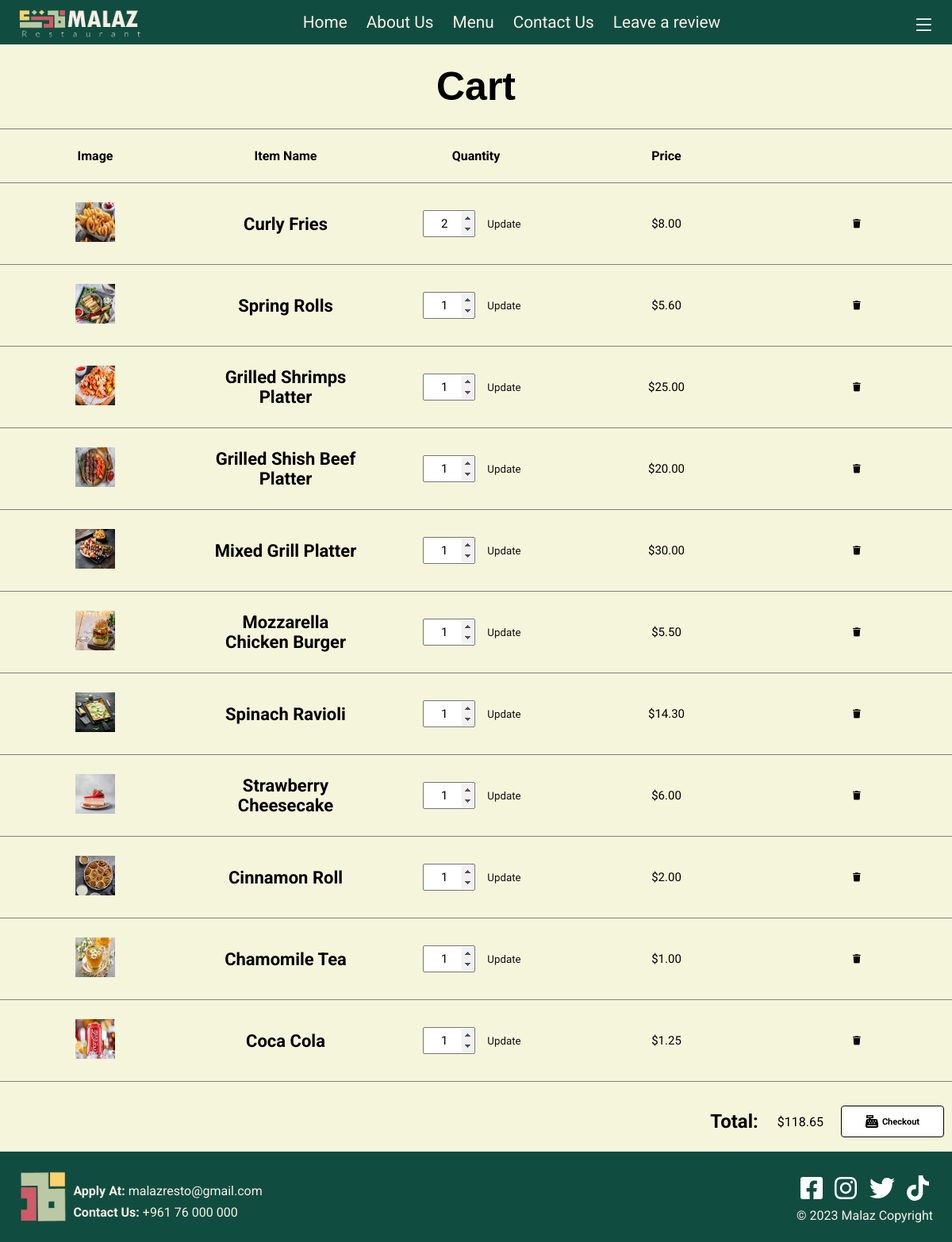
The app's page /Cart/cart.php (signed in), older data.
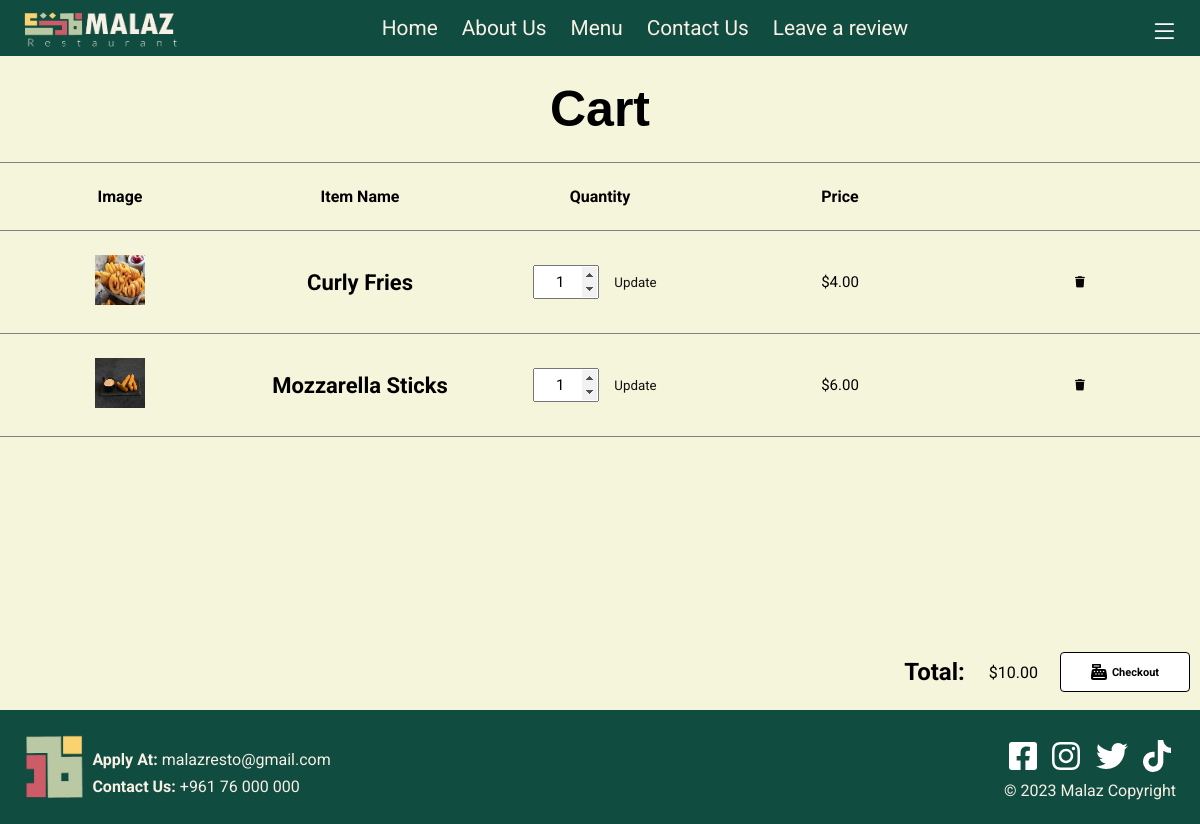
The same page, newer data.
### tables this page shows
CREATE TABLE `cart` (
  `ItemNum` int(11) NOT NULL,
  `AccountNum` int(11) NOT NULL,
  `Quantity` int(11) NOT NULL
);

CREATE TABLE `menuitem` (
  `ItemNum` int(11) NOT NULL,
  `Category` int(11) NOT NULL,
  `ItemName` varchar(30) NOT NULL,
  `Description` text NOT NULL,
  `Price` double NOT NULL,
  `Photo` varchar(520) NOT NULL,
  `IsActive` tinyint(1) NOT NULL
);

### Cart/add_to_cart.php (called while the page is built, shortened)
<?php
include('../config.php');
function calcTotal($account)
{
    global $conn;
    $stmt = $conn->prepare("SELECT menuitem.Price, cart.Quantity FROM cart INNER JOIN menuitem ON menuitem.ItemNum = cart.ItemNum WHERE cart.AccountNum = ?");
    $stmt->bind_param("i", $account);
    if (!$stmt->execute()) {
        error_log("Error calculating total: " . $conn->error);
        return "Error";
    }
    $result = $stmt->get_result();
    $total = 0;
    while ($row = $result->fetch_assoc()) {
        $total += doubleval($row['Price']) * intval($row['Quantity']);
    }
    return $total;
}

### Cart/cart.php (the view, shortened to what this page needs)
<!DOCTYPE html>
<html lang="en">
<head>
    <link rel="stylesheet" href="cart-style.css">
    <link rel="stylesheet" href="../style.css">
    <link rel="stylesheet" href="../sign-style.css">
    <link href="https://fonts.cdnfonts.com/css/tw-cen-mt-std" rel="stylesheet">
    <link rel="stylesheet" href="https://cdnjs.cloudflare.com/ajax/libs/font-awesome/4.7.0/css/font-awesome.css">
    <link rel="stylesheet" href="https://cdnjs.cloudflare.com/ajax/libs/font-awesome/6.0.0/css/all.min.css">
</head>
<body>
    <?php
    require("../navbar.php");
    NavBar();
    require("../sign-forms.php");
    $account = isset($_SESSION['id']) ? ($_SESSION['id']) : (3);
    ?>
    <h1>Cart</h1>
    <main class="cart-body transition-fade">
        <?php
        $query = "SELECT menuitem.ItemNum , menuitem.ItemName, menuitem.Photo, cart.Quantity, menuitem.Price,AccountNum
     From cart
     INNER JOIN menuitem ON cart.ItemNum = menuitem.ItemNum
     WHERE cart.AccountNum = $account";
        $result = mysqli_query($conn, $query);
        if ($result->num_rows > 0) {
            echo "<table id='cart-table'>";
            echo "<thead>";
            echo "<tr>";
            echo "<th>Image</th>";
            echo "<th>Item Name</th>";
            echo "<th>Quantity</th>";
            echo "<th>Price</th>";
            echo "</tr>";
            echo "</thead>";
            echo "<tbody>";
            while ($row = mysqli_fetch_assoc($result)) {
                echo "<tr data-itemnum='" . $row['ItemNum'] . "' data-accountnum='" . $account . "' data-price='" . $row['Price'] . "'>";
                echo "<td><img src='" . $row['Photo'] . "' alt='" . $row['ItemName'] . "' style='width: 50px; height: 50px;'></td>";
                echo "<td>" . $row['ItemName'] . "</td>";
                echo "<td>";
                echo "<form action='updatequantity.php' method='POST'>";
                echo "<input type='number' name='quantity' class='quantity-input' value='" . $row['Quantity'] . "' min='1'>";
                echo "<input type='submit' value='Update' class='update-btn'>";
                echo "</form>";
                echo "</td>";
                echo "<td class='price'>$" . number_format($row['Price'] * $row['Quantity'], 2, '.', "")  . "</td>";
                echo "<td>";
                echo "<a class='delete-link'><i class='fa-solid fa-trash fa-xs'></i></a>";
                echo "</td>";
                echo "</tr>";
            }
            echo "</tbody>";
            echo "</table>";
            echo "
            <div class='checkout'>
            <h2 class='total-title'>Total:</h2>
            <p class='total-price' id='total-price'>";
            require_once('add_to_cart.php');
            $total=calcTotal($account);
            echo "$" . strval(number_format($total, 2, '.', ""));
            echo "
            </p>
            <button class='checkout-btn'>
                <svg id='checkout-icon' title='Checkout' xmlns='http://www.w3.org/2000/svg' height='1em' viewBox='0 0 512 512' style='fill:black;'>
                    <path d='M64 0C46.3 0 32 14.3 32 32V96c0 17.7 14.3 32 32 32h80v32H87c-31.6 0-58.5 23.1-63.3 54.4L1.1 364.1C.4 368.8 0 373.6 0 378.4V448c0 35.3 28.7 64 64 64H448c35.3 0 64-28.7 64-64V378.4c0-4.8-.4-9.6-1.1-14.4L488.2 214.4C483.5 183.1 456.6 160 425 160H208V128h80c17.7 0 32-14.3 32-32V32c0-17.7-14.3-32-32-32H64zM96 48H256c8.8 0 16 7.2 16 16s-7.2 16-16 16H96c-8.8 0-16-7.2-16-16s7.2-16 16-16zM64 432c0-8.8 7.2-16 16-16H432c8.8 0 16 7.2 16 16s-7.2 16-16 16H80c-8.8 0-16-7.2-16-16zm48-168a24 24 0 1 1 0-48 24 24 0 1 1 0 48zm120-24a24 24 0 1 1 -48 0 24 24 0 1 1 48 0zM160 344a24 24 0 1 1 0-48 24 24 0 1 1 0 48zM328 240a24 24 0 1 1 -48 0 24 24 0 1 1 48 0zM256 344a24 24 0 1 1 0-48 24 24 0 1 1 0 48zM424 240a24 24 0 1 1 -48 0 24 24 0 1 1 48 0zM352 344a24 24 0 1 1 0-48 24 24 0 1 1 0 48z' />
                </svg>
                <h5>Checkout</h5>
        </div>
            ";
        } else {
            echo "<p class='empty_cart'>Your Cart is Empty :(</p>";
        }
        ?>
    </main>
    <?php
    require('../footer.php');
    Footer();
    ?>
</body>
</html>

### navbar.php (shortened to what this page needs)
<?php
function NavBar()
{
    echo "
    <nav class='nav-bar nav-1' id='nav-bar'>
        <a href='../Home/index.php' class='nav-options logo'><img src='../Malaz Design/Nav  Bar Logo - Not Bold.png' alt='Logo'
                class='logo-img'></a>
        <a href='../Home/index.php' class='nav-options'>Home</a>
        <a href='../About/about.php' class='nav-options'>About Us</a>
        <a href='../Menu/menu.php' class='nav-options'>Menu</a>
        <a href='../Contact/contact.php' class='nav-options'>Contact Us</a>
        <a href='../Review/review.php' class='nav-options'>Leave a review</a>
        <svg class='account-icon account-icons' id='account-icon' xmlns='http://www.w3.org/2000/svg' width='35px' height='35px' fill='currentColor' class='bi bi-list' viewBox='0 0 20 20'>
            <path fill-rule='evenodd' d='M2.5 12a.5.5 0 0 1 .5-.5h10a.5.5 0 0 1 0 1H3a.5.5 0 0 1-.5-.5m0-4a.5.5 0 0 1 .5-.5h10a.5.5 0 0 1 0 1H3a.5.5 0 0 1-.5-.5m0-4a.5.5 0 0 1 .5-.5h10a.5.5 0 0 1 0 1H3a.5.5 0 0 1-.5-.5'/>
        </svg>
        <div class='account' id='account'>
            <ul class='main-ul'>";
    echo "
            </ul>
        </div>
    </nav>
    <nav class='nav-2'>
        <a href='../Home/index.php' class='nav-options logo'><img src='../Malaz Design/Nav  Bar Logo - Not Bold.png' alt='Logo'
                class='logo-img'></a>
        <button class='drop-nav-bar'>
            <svg id='dropdown-menu' xmlns='http://www.w3.org/2000/svg' height='2em' viewBox='0 0 448 512'><style>svg{fill:#fafafa}</style><path d='M0 96C0 78.3 14.3 64 32 64H416c17.7 0 32 14.3 32 32s-14.3 32-32 32H32C14.3 128 0 113.7 0 96zM0 256c0-17.7 14.3-32 32-32H416c17.7 0 32 14.3 32 32s-14.3 32-32 32H32c-17.7 0-32-14.3-32-32zM448 416c0 17.7-14.3 32-32 32H32c-17.7 0-32-14.3-32-32s14.3-32 32-32H416c17.7 0 32 14.3 32 32z'/></svg>
        </button>
        <div class='nav-items'>
            <ul>
                <li class='nav-2-li'><a href='../Home/index.php' class='nav-options-nav2'>Home</a></li>
                <li class='nav-2-li'><a href='../About/about.php' class='nav-options-nav2'>About Us</a></li>
                <li class='nav-2-li'><a href='../Menu/menu.php' class='nav-options-nav2'>Menu</a></li>
                <li class='nav-2-li'><a href='../Contact/contact.php' class='nav-options-nav2'>Contact Us</a></li>
                <li id='last'><a href='../Review/review.php' class='nav-options-nav2'>Leave a review</a></li>";
    echo "
            </ul>
        </div>
    </nav>
";
}

### footer.php (shortened to what this page needs)
<?php
function Footer(){
    echo "
    <footer class='footer'>
        <div class='footer-p1'>
            <img src='../Malaz Design/Footer Logo.png' alt='Logo' class='footer-logo'>
            <div class='footer-div-p1'>
                <p class='contact-footer'><b>Apply At:</b> malazresto@gmail.com</p>
                <p class='contact-footer'><b>Contact Us:</b> +961 76 000 000</p>
            </div>
        </div>
        <div class='footer-p2'>
            <div class='icons-list'>
                <a href='https://www.facebook.com/' target='_blank'>
                </a>
                <a href='https://www.instagram.com/' target='_blank'>
                </a>
                <a href='https://twitter.com/' target='_blank'>
                </a>
                <a href='https://www.tiktok.com/en/' target='_blank'>
                </a>
            </div>
            <p class='copyright'>&copy; 2023 Malaz Copyright</p>
        </div>
    </footer>
    ";
}
?>

### Cart/cart-style.css (style rules this page uses)
body { scroll-behavior: smooth; overflow-y: scroll; }
body>h1 { font-size: 50px; margin: 1%; margin-top: 2%; text-align: center; }
.cart-body { position: relative; display: flex; flex-direction: column; align-items: center; justify-content: center; min-height: 70vh; }
table { border-collapse: collapse; margin: 1%; box-shadow: 5px 5px 15px gray; }
th, td { border-bottom: 1px solid gray; width: 200px; padding: 2%; text-align: center; }
.nav-options { padding: 0.5%; margin: 0.5%; text-decoration: none; color: #e0ddd9; font-weight: 400; }
.update-btn { margin-left: 5px; color: rgb(19, 18, 18); background-color: white; padding: 5px 10px; border: none; border-radius: 5px; background-color: transparent; }
.total-title, .total-price { padding: 2% 1%; align-self: center; }
.checkout { margin-top: auto; display: flex; justify-content: flex-end; align-items: center; width: 100%; }
.checkout-btn { height: 40px; padding: 10px 7px; margin: 10px; background-color: white; border: 1px solid black; width: 130px; border-radius: 4px; display: flex; align-items: center; justify-content: center; }
#checkout-icon { font-size: 1rem; margin-right: 5px; }
input[type=number] { outline: none; color: black; width: 59px; height: 28px; text-align: center; padding-left: 3px; }
input[type="number"] { height: 2em; font-size: 1em; }
table { width: 100%; box-shadow: none; border-collapse: collapse; }
td { height: 15px; font-size: 15px; border-bottom: none; }
th { border-bottom: none; font-weight: bold; }
body { background: white; }
tr { border-top: 1px solid gray; border-bottom: 1px solid gray; }
tr td:nth-child(2) { font-size: 22px; position: relative; font-weight: bold; align-items: center; }

### style.css (style rules this page uses)
* { margin: 0; padding: 0; font-family: 'Roboto', sans-serif; }
html { scroll-behavior: smooth; }
body { background-color: beige; overflow-x: hidden; }
body { display: flex; flex-direction: column; min-height: 100vh; margin: 0; }
h1 { margin: 0.5%; font-family: 'Tw Cen MT Std', sans-serif; }
button { cursor: pointer; }
a, button { color: black; }
.nav-bar { display: flex; font-size: 1.3em; background-color: #104d40; position: relative; justify-content: center; align-items: center; width: 100%; z-index: 1; font-weight: 400; padding: 0.35% 0; }
.nav-options { padding: 0.5%; margin: 0.5%; text-decoration: none; color: #F8EFE5; font-weight: 400; }
.logo { margin-top: 16px; position: absolute; left: 0; padding: 20px 0; }
.logo-img { height: 120px; width: 230px; margin-top: 1.5%; padding: 2%; padding-right: 1.5%; }
.account-icon { background-color: transparent; border-radius: 100%; position: absolute; right: 0; top: 5px; padding: 0.5% 0.7%; margin: 0.5%; width: 35px; height: 35px; }
.account-icons { fill: white; }
.footer { background-color: #104d40; padding: 2%; display: flex; align-items: center; justify-content: space-between; position: relative; bottom: 0%; color: #F8EFE5; margin-top: auto; overflow: hidden; }
.footer-p1 { display: flex; width: 35vw; }
.footer-logo { width: 60px; align-self: flex-start; }
.contact-footer { margin: 1%; width: 500px; }
.footer-div-p1 { display: flex; flex-direction: column; width: 100%; align-self: flex-end; margin-left: 1%; }
.footer-p2 { display: flex; flex-direction: column; align-self: flex-end; }
.icons-list { width: 100%; display: flex; justify-content: center; }
.icons-list a { text-decoration: none; padding: 1%; margin: 2% 3.5%; }
.social-media-icons { font-size: 2rem; }
@media screen and (max-width:1200px) { .nav-options:nth-child(2) { margin-left: 8%; } }
@media screen and (max-width:1200px) { .logo-img { height: 110px; width: 210px; } }
.transition-fade { animation: openPage 550ms linear 1 forwards; }

### navbar.php (style rules this page uses)
svg { fill:#fafafa }

### footer.php (style rules this page uses)
svg.social-media-icons { fill: #ffffff; }

Row changes from the older to the newer data that the page shows:
removed cart: ItemNum.Photo (picture), ItemNum.ItemName "Spring Rolls", quantity "1", $row['Price'] * $row['Quantity'] "5.60"
removed cart: ItemNum.Photo (picture), ItemNum.ItemName "Grilled Shrimps Platter", quantity "1", $row['Price'] * $row['Quantity'] "25.00"
removed cart: ItemNum.Photo (picture), ItemNum.ItemName "Grilled Shish Beef Platter", quantity "1", $row['Price'] * $row['Quantity'] "20.00"
removed cart: ItemNum.Photo (picture), ItemNum.ItemName "Mixed Grill Platter", quantity "1", $row['Price'] * $row['Quantity'] "30.00"
removed cart: ItemNum.Photo (picture), ItemNum.ItemName "Mozzarella Chicken Burger", quantity "1", $row['Price'] * $row['Quantity'] "5.50"
removed cart: ItemNum.Photo (picture), ItemNum.ItemName "Spinach Ravioli", quantity "1", $row['Price'] * $row['Quantity'] "14.30"
removed cart: ItemNum.Photo (picture), ItemNum.ItemName "Strawberry Cheesecake", quantity "1", $row['Price'] * $row['Quantity'] "6.00"
removed cart: ItemNum.Photo (picture), ItemNum.ItemName "Cinnamon Roll", quantity "1", $row['Price'] * $row['Quantity'] "2.00"
removed cart: ItemNum.Photo (picture), ItemNum.ItemName "Chamomile Tea", quantity "1", $row['Price'] * $row['Quantity'] "1.00"
removed cart: ItemNum.Photo (picture), ItemNum.ItemName "Coca Cola", quantity "1", $row['Price']*$row['Quantity'] "1.25"
changed cart "Curly Fries": quantity "2" → "1"; $row['Price'] * $row['Quantity'] "8.00" → "4.00"
added cart: ItemNum.Photo (picture), ItemNum.ItemName "Mozzarella Sticks", quantity "1", $row['Price'] * $row['Quantity'] "6.00"
Text that changed along with them:
$total: "118.65" → "10.00"
